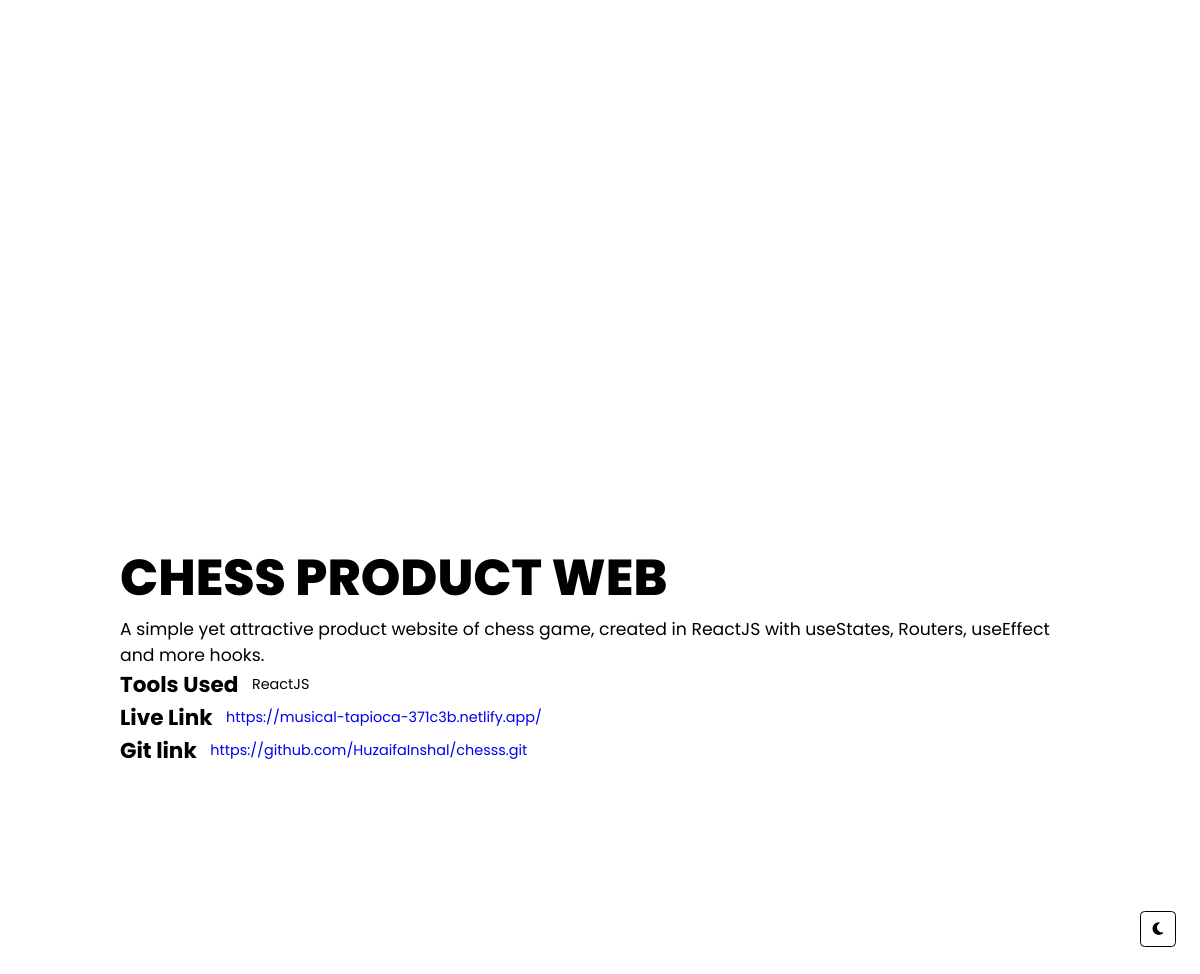
The page /project/8/ on the database its author committed.
### main/models.py (models this page shows, shortened)
class Projects(models.Model):
    id = models.AutoField(primary_key=True)
    name = models.CharField(max_length=200)
    description = models.TextField()
    tools = models.TextField()
    tags = models.ManyToManyField(Tags,null=True,related_name='tags')
    image_path = models.ImageField(upload_to='files/images')
    report_path = models.FileField(upload_to='files/report',blank=True)
    priority = models.IntegerField(default=0)
    live_link = models.URLField(null=True,blank=True)
    git_link = models.URLField(null=True,blank=True)
    target = models.TextField(null=True,blank=True,default='web')

### main/views.py (the view)
# urls.py: path('project/<str:pk>/',views.Final,name='final'),
def Final(request,pk):
    final = Projects.objects.get(id=pk)
    context={'final':final}
    return render(request,'third.html',context)

### main/templates/third.html (shortened to what this page needs)
<!DOCTYPE html>
{% load static %}
<html lang="en">
<head>
    <link rel="stylesheet" href="https://cdnjs.cloudflare.com/ajax/libs/font-awesome/6.3.0/css/all.min.css">
    <link rel="stylesheet" href="{% static 'styles/third.css' %}">
</head>
<body onload=zoom()>
    <div id="switch" class="switch" onclick="switchtheme()">
        <i class="fa-solid fa-moon"></i>
      </div>
    <div class="container">
        <div class="imgholder">
        </div>
        <div class="container2">
        <h1 class="h1">{{final.name}}</h1>
        <p class="p1">{{final.description}}</p>
        <div class="flex-row">
            <h2 class="h2">Tools Used</h2>
            <p class="p2">{{final.tools}}</p>
        </div>
        {% if final.live_link %}
        <div class="flex-row">
            <h2 class="h2">Live Link</h2>
            <a style="text-decoration: none;" href="{{final.live_link}}" target="_blank" ><p class="p2">{{final.live_link}}</p></a>
        </div>
        {% endif %}
        <div class="flex-row">
            {% if final.git_link %}
            <h2 class="h2">Git link</h2>
            <a href="{{final.git_link}}" target="_blank"style="text-decoration: none;"><p class="p2">{{final.git_link}}</p></a>
        </div>
        {% endif %}
        </div>
    </div>
</body>
</html>

### main/static/styles/third.css (style rules this page uses)
* { margin: 0; padding: 0; box-sizing: border-box; font-family: "Poppins" , sans-serif; }
html { scroll-behavior: smooth; }
:root { --fonta: 3.5rem; --fontb: 2.3rem; --fontc:1.2rem; --fontd:0.8rem; --black:#000000; --white:#FFFFFF; --sub: rgb(6, 201, 240); --fonta: 3.5rem; --fontb: 2.3rem; --fontc:1.2rem; --fontd:0.8rem; --suba:var(--black); --subb:var(--black); }
body { background-color: var(--white); }
.switch { position: fixed; bottom: 4%; right: 2%; display: flex; justify-content: center; align-items: center; color: var(--black); border-radius: 5px; border-style: solid; border-width: 2px; border-color: var(--black); cursor: pointer; width: 2.5rem; height: 2.5rem; z-index: 1000; }
.container { background-color: var(--white); color: var(--black); height: 100%; padding-top: 5%; }
.imgholder { height: 50vh; background-color: var(--white); display:flex; justify-content:center; }
.container2 { padding: 10%; }
.h1 { font-size: var(--fonta); font-weight: 800; text-transform: uppercase; }
.p1 { font-size: var(--fontc); }
.flex-row { display: flex; flex-direction: row; gap:15px; align-items: center; }

### rows shown on the page
Projects: name "CHESS PRODUCT WEB", description "A simple yet attractive product website of chess game, created in ReactJS with useStates, Routers, useEffect and more hooks.", tools "ReactJS", live_link "https://musical-tapioca-371c3b.netlify.app/", git_link "https://github.com/HuzaifaInshal/chesss.git"
